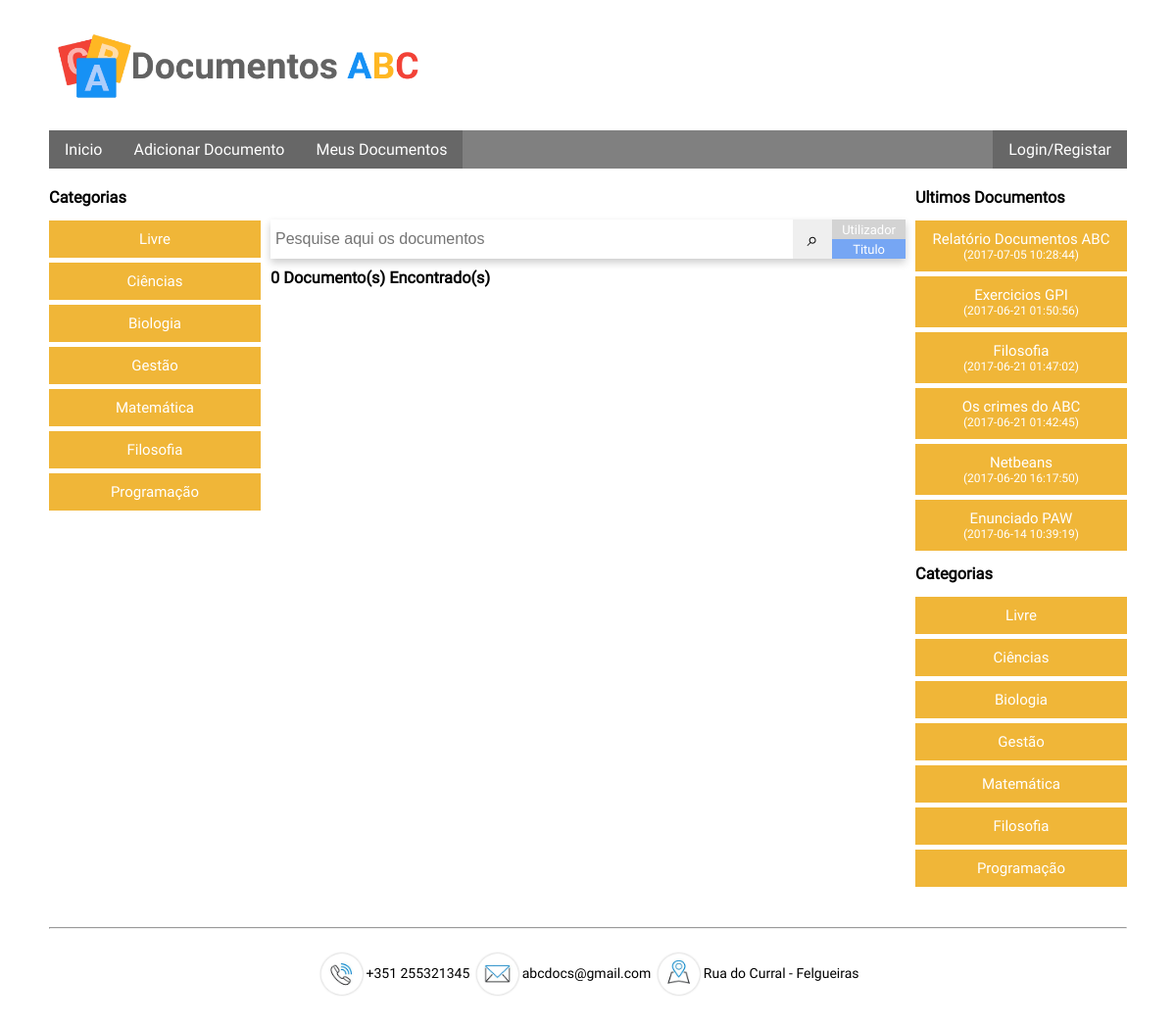
Screenshot of /v_public/index.php with the database file from the repository.
### tables this page shows
CREATE TABLE `category` (
  `CategoryID` int(11) NOT NULL,
  `CategoryNAME` varchar(50) NOT NULL
);

CREATE TABLE `document` (
  `DocumentID` int(11) NOT NULL,
  `DocumentTITLE` varchar(90) NOT NULL,
  `DocumentUserID` int(11) NOT NULL,
  `DocumentSUMMARY` varchar(200) NOT NULL,
  `DocumentCategoryID` int(11) NOT NULL,
  `DocumentDATE` datetime NOT NULL,
  `DocumentCONTENT` longtext NOT NULL,
  `DocumentPATH` varchar(200) DEFAULT NULL,
  `DocumentVisibilityID` int(11) NOT NULL,
  `DocumentCOMMENTS` tinyint(1) NOT NULL DEFAULT '1'
);

### Application/Database/MyDataAccessPDOBase.php (called while the page is built, shortened)
<?php
require_once (Conf::getApplicationDatabasePath() . 'MyDataAccessPDOSqlFactory.php');
abstract class MyDataAcessPDOBase {
    private $connection = null;
    private $connectionOptions = array(
        PDO::ATTR_ERRMODE => PDO::ERRMODE_EXCEPTION,
        PDO::MYSQL_ATTR_INIT_COMMAND => "SET NAMES 'UTF8'"
    );
    public function __construct($host, $databaseName, $userName, $password) {
        $dsn = $this->getDSNMySQL($host, $databaseName);
    }
    private function getDSNMySQL(&$host, &$databaseName) {
        $dsn = self::DSN_MYSQL;
        return $dsn;
    }
    protected function getConnection() {
        return $this->connection;
    }
    protected function setConnection(PDO $connection) {
        $this->connection = $connection;
    }
    private function getConnectionOptions() {
        return $this->connectionOptions;
    }
    protected function prepareStatement(&$sql, Array &$dataParameters = null) {
        $q = $this->getConnection()->prepare($sql);
        $q->execute($dataParameters);
        return $q;
    }
}

### Application/Database/MyDataAccessPDOSqlFactory.php (called while the page is built, shortened)
<?php
class MyDataAccessPDOSqlFactory {
    protected static function buildSQLClauseWhere(Array &$where = null){
        $whereClause = self::STRING_EMPTY_VALUE;
        return $whereClause;
    }
    protected static function buildSQLClauseOrderBy(Array &$order = null){
        $orderClause = self::STRING_EMPTY_VALUE;
        return $orderClause;
    }
    protected static function buildSQLSelect(&$table, Array &$where = null, Array &$order = null) {
        $sql = self::SQL_SELECT_STATEMENT_BASE;
        $whereClause = self::buildSQLClauseWhere($where);
        $orderClause = self::buildSQLClauseOrderBy($order);
        self::replaceStringTag(self::SQL_TABLE_NAME_TAG, $sql, $table);
        self::replaceStringTag(self::SQL_WHERE_CLAUSE_TAG, $sql, $whereClause);
        self::replaceStringTag(self::SQL_ORDERBY_CLAUSE_TAG, $sql, $orderClause);
        return $sql;
    }
    public static function buildSQL($op, &$table, Array &$data = null, Array &$dataOptional = null){
        $sql = self::STRING_EMPTY_VALUE;
        switch ($op) {
            case MyDataAccessPDO::SELECT_OPERATION:
                $sql = self::buildSQLSelect($table, $data, $dataOptional);
                break;
        }
        return $sql;
    }
}

### Application/Database/MyDataAccessPDO.php (called while the page is built, shortened)
<?php
require_once (Conf::getApplicationDatabasePath() . 'MyDataAccessPDOBase.php');
require_once (Conf::getApplicationDatabasePath() . 'MyDataAccessPDOSqlFactory.php');
class MyDataAccessPDO extends MyDataAcessPDOBase {
    protected function getRecords($table, Array $where = null, Array $order = null) {
        try {
            $sql = MyDataAccessPDOSQLFactory::buildSQL(self::SELECT_OPERATION, $table, $where, $order);
            $q = $this->prepareStatement($sql, $where);
        } catch (PDOException $e) {
            throw $e;
        } catch (Exception $e) {
            throw $e;
        }
        $q->setFetchMode(PDO::FETCH_ASSOC);
        return $q->fetchAll();
    }
    protected function getRecordsByUserQuery($sql) {
        try {
            $q = $this->prepareStatement($sql);
            $q->setFetchMode(PDO::FETCH_BOTH);
        } catch (PDOException $e) {
            throw $e;
        } catch (Exception $e) {
            throw $e;
        }
        return $q->fetchAll();
    }
}

### Application/Manager/CategoryManager.php (called while the page is built, shortened)
<?php
require_once Config::getApplicationDatabasePath() . 'MyDataAccessPDO.php';
require_once Config::getApplicationModelPath() . 'CategoryModel.php';
class CategoryManager extends MyDataAccessPDO {
    public function getAllCategories() {
        $results = $this->getRecords(self::TABLE_NAME);
        $list = array();
        foreach ($results AS $rec) {
            $list[$rec['CategoryID']] = CategoryModel::convertArrayToObject($rec);
        }
        return $list;
    }
}

### Application/Model/CategoryModel.php (called while the page is built, shortened)
<?php
class CategoryModel {
    private $CategoryID;
    private $CategoryNAME;
    function __construct($CategoryID, $CategoryNAME) {
        $this->CategoryID = $CategoryID;
        $this->CategoryNAME = $CategoryNAME;
    }
    function getCategoryID() {
        return $this->CategoryID;
    }
    function getCategoryNAME() {
        return $this->CategoryNAME;
    }
    public static function convertArrayToObject(Array &$data) {
        return self::createObject($data['CategoryID'], $data['CategoryNAME']);
    }
    public static function createObject($CategoryID, $CategoryNAME) {
        $category = new CategoryModel($CategoryID, $CategoryNAME);
        return $category;
    }
}

### Application/Manager/DocumentManager.php (called while the page is built, shortened)
<?php
require_once Config::getApplicationDatabasePath() . 'MyDataAccessPDO.php';
require_once Config::getApplicationModelPath() . 'DocumentModel.php';
class DocumentManager extends MyDataAccessPDO {
    public function getDocumentByLimitOrdered($limit) {
        $sql = "SELECT * FROM document ORDER BY DocumentDATE DESC LIMIT {$limit}";
        $array = $this->getRecordsByUserQuery($sql);
        $list = array();
        foreach ($array AS $rec) {
            $list[$rec['DocumentID']] = DocumentModel::convertArrayToObject($rec);
        }
        return $list;
    }
}

### Application/Model/DocumentModel.php (called while the page is built, shortened)
<?php
class DocumentModel {
    private $DocumentID;
    private $DocumentTITLE;
    private $DocumentDATE;
    function __construct($DocumentID, $DocumentTITLE, $DocumentSUMMARY, $DocumentUserId, $DocumentCategoryId, $DocumentDATE, $DocumentCONTENT, $DocumentVisibilityId, $DocumentCOMMENTS, $DocumentPATH = null) {
        $this->DocumentID = $DocumentID;
        $this->DocumentTITLE = $DocumentTITLE;
        $this->DocumentDATE = $DocumentDATE;
    }
    function getDocumentID() {
        return $this->DocumentID;
    }
    function getDocumentTITLE() {
        return $this->DocumentTITLE;
    }
    function getDocumentDATE() {
        return $this->DocumentDATE;
    }
    public static function convertArrayToObject(Array &$data) {
        return self::createObject($data['DocumentID'], $data['DocumentTITLE'], $data['DocumentSUMMARY'], $data['DocumentUserID'], $data['DocumentCategoryID'], $data['DocumentDATE'], $data['DocumentCONTENT'], $data['DocumentPATH'], $data['DocumentVisibilityID'], $data['DocumentCOMMENTS']);
    }
    public static function createObject($DocumentID, $DocumentTITLE, $DocumentSUMMARY, $DocumentUserId, $DocumentCategoryId, $DocumentDATE, $DocumentCONTENT, $DocumentPATH, $DocumentVisibilityId, $DocumentCOMMENTS) {
        $document = new DocumentModel($DocumentID, $DocumentTITLE, $DocumentSUMMARY, $DocumentUserId, $DocumentCategoryId, $DocumentDATE, $DocumentCONTENT, $DocumentVisibilityId, $DocumentCOMMENTS, $DocumentPATH);
        return $document;
    }
}

### v_public/index.php (the view, shortened to what this page needs)
<?php
require_once Config::getApplicationManagerPath() . "DocumentManager.php";
require_once Config::getApplicationManagerPath() . "CategoryManager.php";
?>
<!DOCTYPE html>
<html>
    <head>
        <?php include_once '../partials/_head.php'; ?>
    </head>
    <body>
        <?php include_once '../partials/_header.php'; ?>
        <main id="index">
            <div id="searchMain">
                <div id="search">
                    <input placeholder="Pesquise aqui os documentos" type="text" id="inputS"/>
                    <input type="button" id="addButton" value="⌕">
                    <div>
                        <input type="radio" id="radioUser" name="type" value="user"><label for="radioUser">Utilizador</label>
                        <input type="radio" checked id="radioTitle" name="type" value="title"><label for="radioTitle">Titulo</label>
                    </div>
                </div>
                <h3><span>0</span> Documento(s) Encontrado(s)</h3>
            </div>
            <div class="topIndex leftNav">
                <div id="rightdiv">
                    <h3 id="lastAdd">Categorias</h3>
                    <ul id="leftul">
                        <?php
                        $cateMan = new CategoryManager();
                        $cate = $cateMan->getAllCategories();
                        foreach ($cate as $value) {
                            ?>
                            <li><a href="view-docs-by.php?type=category&id=<?= $value->getCategoryID() ?>"><?= $value->getCategoryNAME() ?></a></li>
                            <?php
                        }
                        ?>
                    </ul>
                </div>
            </div>
            <div class="topIndex rightNav">
                <div>
                    <h3 id="lastAdd">Ultimos Documentos</h3>
                    <ul >
                        <?php
                        $docManager = new DocumentManager();
                        $docs = $docManager->getDocumentByLimitOrdered(10);
                        foreach ($docs as $value) {
                            ?>
                            <li><a href="view-document.php?id=<?= $value->getDocumentID() ?>"><?= $value->getDocumentTITLE() ?><span>(<?= $value->getDocumentDATE() ?>)</span></a></li>
                        <?php } ?>
                    </ul>
                </div>
                <div id="rightdiv">
                    <h3 id="lastAdd">Categorias</h3>
                    <ul id="leftul">
                        <?php
                        $cateMan = new CategoryManager();
                        $cate = $cateMan->getAllCategories();
                        foreach ($cate as $value) {
                            ?>
                            <li><a href="view-docs-by.php?type=category&id=<?= $value->getCategoryID() ?>"><?= $value->getCategoryNAME() ?></a></li>
                            <?php
                        }
                        ?>
                    </ul>
                </div>
            </div>
        </main>
        <?php include_once '../partials/_footer.php'; ?>
    </body>
</html>

### partials/_head.php (shortened to what this page needs)
<link href="../styles/style.css" rel="stylesheet" type="text/css"/>
<link href="../styles/style-mobile.css" rel="stylesheet" type="text/css" media="only screen and (max-width: 780px)"/>

### partials/_header.php (shortened to what this page needs)
<?php
$userManager = new UserManager();
try {
    $bool = true;
    $sessionUserID = SessionManager::getSessionValue('authUsername');
    $userModel = $userManager->getUserByID($sessionUserID);
} catch (UserException $exc) {
    $bool = false;
} catch (SessionException $exc) {
    $bool = false;
}
?>
<header>
    <img src="../images/logo.png"  alt="Documentos ABC"/>
    <nav>
        <ul>
            <li><a href="../v_public/index.php">Inicio</a></li><li class="drop">
                <a class="noclick" href="#">Adicionar Documento</a>
            </li><li><a href="../v_private/my-docs.php">Meus Documentos</a></li><!--
            <?php
            if ($bool) {
                ?>
                --><li class="drop nav_right">
                    <a  class="noclick" href="#"><?= $userModel->getUserNAME() ?></a>
                    <ul>
                        <li><a href="../v_private/profile-page.php?id=<?= $sessionUserID ?>">Ver Perfil</a></li>
                        <li><a href="../v_private/change-profile.php">Alterar Perfil</a></li>
                        <?php if ($userModel->getUserAUTHLEVEL() === 'ADMIN') { ?>
                            <li><a href = "../v_admin/validate-users.php">Validar Utilizadores</a></li>
                            <li><a href = "../v_admin/manage-categories.php">Categorias</a></li>
                            <?php
                        }
                        ?>
                        <li><a href="../logout.php">Sair</a></li>
                    </ul>
                </li><!--
                <?php
            } else {
                ?>
                --><li class="nav_right"><a href = "../v_public/authentication.php">Login/Registar</a></li><!--
                <?php } ?>
            --></ul>
    </nav>
</header>

### partials/_footer.php
<footer>
    <hr>
    <p><img src="../images/footer/phone.png" alt=""/>+351 255321345</p>
    <p><img src="../images/footer/email.png" alt=""/>abcdocs@gmail.com</p>
    <p><img src="../images/footer/empresa.png" alt=""/>Rua do Curral - Felgueiras</p>
</footer>

### styles/style.css (style rules this page uses)
body { font-family: Roboto; font-size: 14px; margin: 30px 50px; }
header > img { max-height: 80px; max-width: 400px; height: auto; width: 100%; margin-bottom: 20px; }
header > nav ul { list-style-type: none; margin: 0; padding:0; background-color: grey; }
header > nav li { background:rgba(0,0,0, 0.2); }
header > nav > ul > li { display: inline-block; position: relative; }
header > nav a { display: block; color: white; padding: 10px 16px; text-decoration: none; font-size: 16px; }
header > nav a.noclick { min-width: 100px; }
.nav_right { float:right; text-align: center; }
footer img { height: 50px; width: 50px; vertical-align: middle; }
footer > p { display:inline-block; margin-bottom: 0px; }
footer { text-align: center; }
div#search { margin: 0 0 30px 10px; display: flex; max-width: 620px; }
div#search > input#inputS { padding:5px; box-sizing: border-box; margin:0; font-size: 16px; flex: 1; }
div#search > input#addButton { width: 40px; height: 40px; margin:0; border:none; flex-shrink: 0; font-size: 20px; }
main#index { display: flex; }
main#index > div#searchMain { order:2; flex: 3; margin-top: 52px; padding: 0 10px; }
div.topIndex { flex: 1; max-width: 300px; margin: 20px 0; }
main#index div.leftNav { order:1; }
main#index div.rightNav { order:3; }
main#index > div#searchMain > div#search > input#inputS { border:none; }
main#index > div#searchMain > div#search { position:relative; box-shadow: 0 4px 8px 0 rgba(0, 0, 0, 0.2); max-width: 800px; margin: 0 auto; }
main#index > div#searchMain > h3 { margin:10px auto; max-width: 800px; }
main#index > div#searchMain > div#search > div { display: flex; flex-direction: column; }
main#index > div#searchMain > div#search > div > label { background-color: lightgray; height: 15px; padding: 2.5px 10px; text-align: center; color: white; font-size: 13px; }
main#index > div#searchMain > div#search > div > input[type=radio]:checked + label { background-color: rgba(84,144,242,0.8); }
main#index h3#lastAdd { margin:auto; }
div.topIndex > div > ul { list-style-type: none; padding:0; }
div.topIndex > div > ul > li { background-color: rgb(240,182,56); padding:0; margin:5px auto; }
div.topIndex > div > ul li a { color: white; display: block; text-decoration: none; padding: 10px; text-align: center; font-size: 15px; }
div.topIndex > div > ul li a span { display: block; font-weight: normal; font-size: 12px; }

### styles/style-mobile.css (style rules this page uses)
body { margin: 30px 10px; }
header > nav > ul > li { display: block; }
header > nav li { margin-top: 1px; }
.nav_right { float:none; }
header > nav > ul li { text-align: center; }

### rows the page displays
category: CategoryNAME "Livre"
category: CategoryNAME "Ciências"
category: CategoryNAME "Biologia"
category: CategoryNAME "Gestão"
category: CategoryNAME "Matemática"
category: CategoryNAME "Filosofia"
category: CategoryNAME "Programação"
document: DocumentTITLE "Relatório Documentos ABC", DocumentDATE "2017-07-05 10:28:44"
document: DocumentTITLE "Exercicios GPI", DocumentDATE "2017-06-21 01:50:56"
document: DocumentTITLE "Filosofia", DocumentDATE "2017-06-21 01:47:02"
document: DocumentTITLE "Os crimes do ABC", DocumentDATE "2017-06-21 01:42:45"
document: DocumentTITLE "Netbeans", DocumentDATE "2017-06-20 16:17:50"
document: DocumentTITLE "Enunciado PAW", DocumentDATE "2017-06-14 10:39:19"
